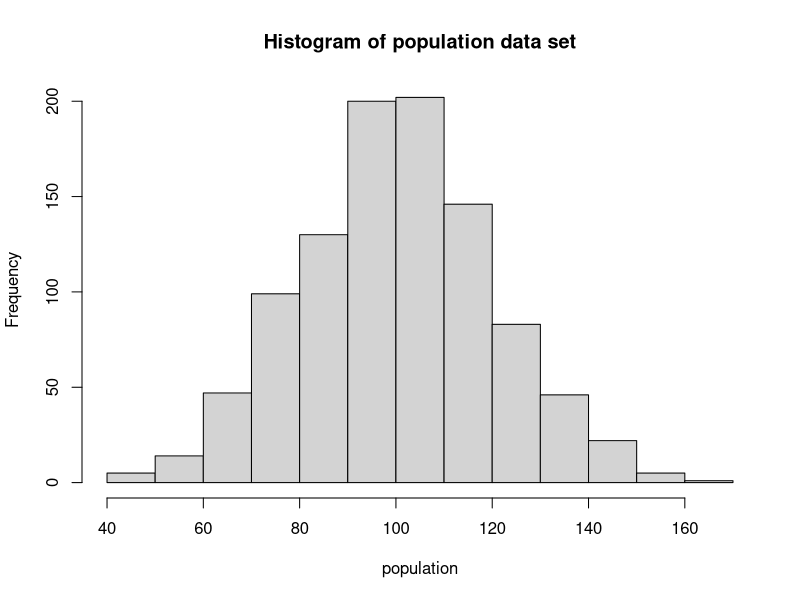
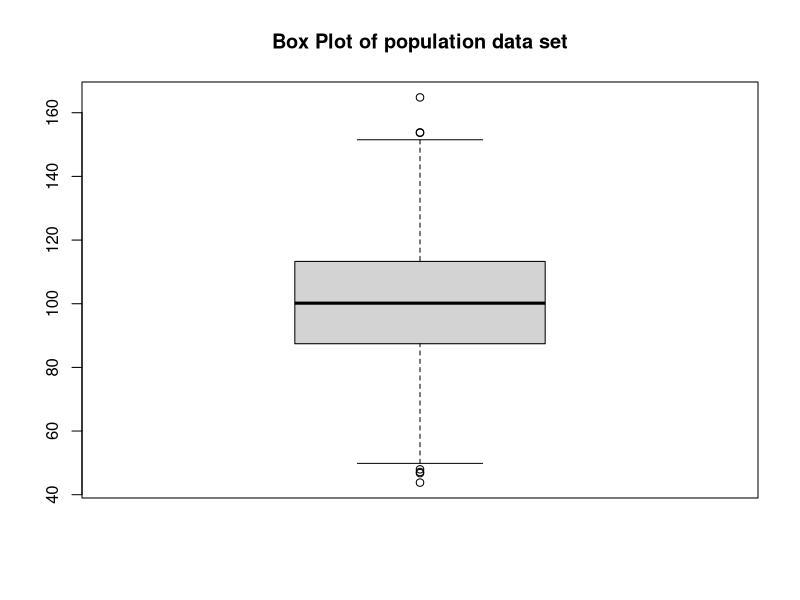
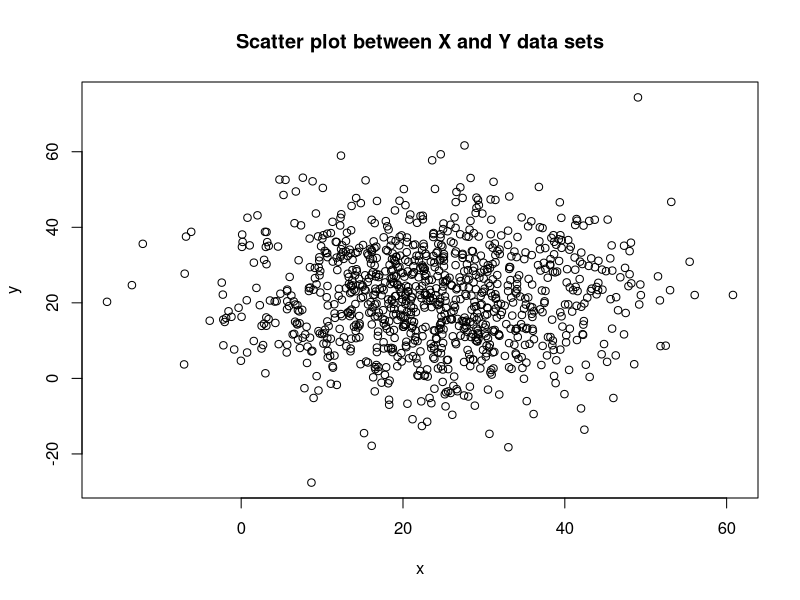

The R source for these figures, in order:
#creating a dataset
set.seed(123)
population<- rnorm(1000,mean=100,sd=20)
#mean
p_mean<-mean(population)
print(paste("the mean of the population dataset is: ",p_mean))
#summary
print(summary(population))
#range
p_range<-range(population)
print(paste("The lower limit of population dataset is: ",p_range[1]))
print(paste("The upper limit of population dataset is: ",p_range[2]))
#variance
p_variance<-var(population)
print(paste("The variance of the population dataset is: ",p_variance))
#median
p_median<-median(population)
print(paste("The median of the population dataset is: ",p_median))
#standard deviation
p_sd<-sd(population)
print(paste("The standard deviation of the population dataset is: ",p_sd))
#Histogram of the population data set
hist(population,main="Histogram of population data set")
#Box plot of the population data set
boxplot(population,main="Box Plot of population data set")

#scatter plot between two variables x and y being two instances of normal distributions
set.seed(536)
x<- rnorm(1000,mean=24,sd=12)
y<- rnorm(1000,mean=21,sd=13)
plot(x,y,main="Scatter plot between X and Y data sets")